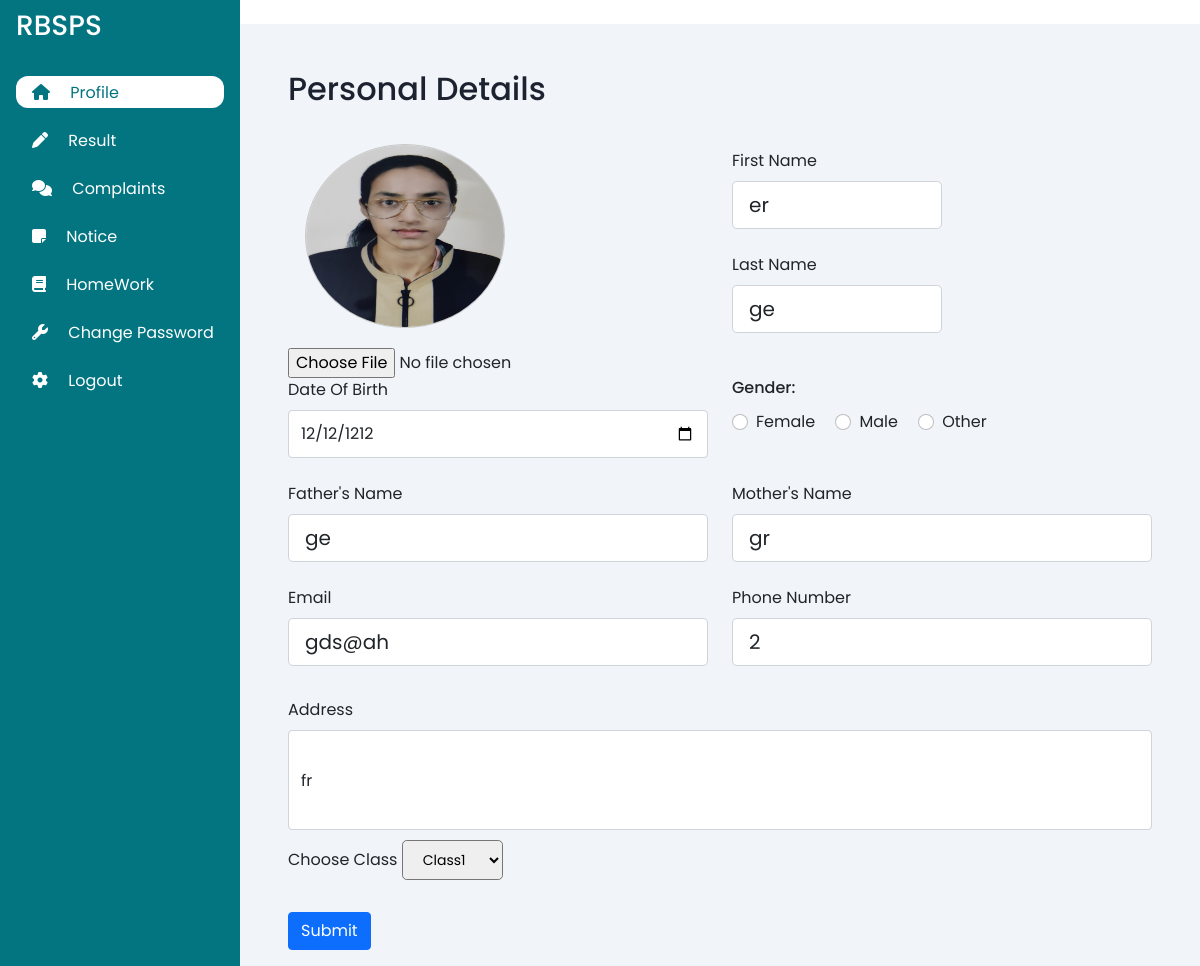
/students/editDetails.php?username=r, run on the app's committed database.
### tables this page shows
CREATE TABLE `student` (
  `sid` int(11) NOT NULL,
  `name` varchar(100) NOT NULL,
  `class` int(2) NOT NULL,
  `ph` int(15) NOT NULL,
  `admno` int(10) NOT NULL,
  `gender` varchar(10) NOT NULL,
  `fname` varchar(100) NOT NULL,
  `mname` varchar(100) NOT NULL,
  `email` varchar(200) NOT NULL,
  `address` text NOT NULL,
  `username` varchar(100) NOT NULL,
  `lastname` varchar(100) NOT NULL,
  `dob` date DEFAULT NULL,
  `pass` varchar(260) NOT NULL,
  `path` varchar(500) NOT NULL
);

### students/editDetails.php (the view, shortened to what this page needs)
<?php
require '../connection.php';
$user = $_GET['username'];
    ?>
<!DOCTYPE html>
<html lang="en">
<head>
    <link rel="stylesheet" href="//cdn.datatables.net/1.11.5/css/jquery.dataTables.min.css">
    <link rel="stylesheet" href="//cdn.datatables.net/1.12.1/css/jquery.dataTables.min.css">
    <link href="https://cdn.jsdelivr.net/npm/bootstrap@5.1.3/dist/css/bootstrap.min.css" rel="stylesheet"
>
    <link rel="stylesheet" href="style.css">
</head>
<?php
$sql = "SELECT * FROM student WHERE username='$user'";
$result = mysqli_query($conn, $sql);
$row = mysqli_fetch_assoc($result)
?>
<body>
    <div class="sidebar">
        <div class="sidebar-header">
            <h3 class="brand">
                <span>RBSPS</span>
            </h3>
        </div>
        <div class="sidebar-menu">
            <ul>
                <li class="active">
                    <a href="#">
                        <i class="fa-sharp fa-solid fa-house"></i>
                        <span>Profile</span>
                    </a>
                </li>
                <li>
                    <a href="viewResult.php">
                        <i class="fa-solid fa-pen"></i>
                        <span>Result</span>
                    </a>
                </li>
                <li>
                    <a href="flagComplain.php">
                        <i class="fa-solid fa-comments"></i>
                        <span>Complaints</span>
                    </a>
                </li>
                <li>
                    <a href="viewNotice.php">
                        <i class="fa fa-sticky-note"></i>
                        <span>Notice</span>
                    </a>
                </li>
                <li>
                    <a href="homework.php">
                        <i class="fa fa-book"></i>
                        <span>HomeWork</span>
                    </a>
                </li>
                <li>
                    <a href="changePassword.php">
                        <i class="fa-solid fa-wrench"></i>
                        <span>Change Password</span>
                    </a>
                </li>
                <li>
                    <a href="logout.php">
                        <i class="fa-solid fa-gear"></i>
                        <span>Logout</span>
                    </a>
                </li>
            </ul>
        </div>
    </div>
    <div class="main-content">
        <main>
            <h2 class="dash-title" style="margin-top: 30px;">Personal Details</h2>
            <form action="editDetails.php?username=<?=$row['username']?>" method="post" enctype="multipart/form-data">
            <div class="row">
                    <div class="col">
                    <img src="<?=$row['path']?>" alt="profile"  style="border: 1px solid #c9c9c9; width: 12.5rem; height: 11.5rem; border-radius: 100%; background: white;  margin: 20px 80px 20px 17px;">
                    <input type="file" name="upload" id="">
                    </div>
                    <div class="col" style="margin-top: 25px; width: 75%">
                        <div class="col-md-6 mb-4">
                            <div class="form-outline">
                                <label class="form-label" for="firstName">First Name</label>
                                <input name="name" value="<?=$row['name']?>" type="text" id="firstName" class="form-control form-control-lg"
                                    style="width:100%" />
                            </div>
                        </div>
                        <div class="col-md-6 mb-4">
                            <div class="form-outline">
                                <label class="form-label" for="lastName">Last Name</label>
                                <input name="lastname" value="<?=$row['lastname']?>" type="text" id="lastName" class="form-control form-control-lg" />
                            </div>
                        </div>
                    </div>
                </div>
                <div class="row">
                    <div class="col-md-6 mb-4 d-flex align-items-center">
                        <div class="form-outline datepicker w-100">
                            <label for="birthdayDate" class="form-label">Date Of Birth</label>
                            <input name="dob" value="<?=$row['dob']?>" type="date" class="form-control " id="birthdayDate"
                                style="height: 48px; font-size: medium;">
                        </div>
                    </div>
                    <div class="col-md-6 mb-4">
                        <h6 class="mb-2 pb-1">Gender: </h6>
                        <div class="form-check form-check-inline">
                            <input class="form-check-input" type="radio" name="inlineRadioOptions" id="femaleGender"
                                value="female"/>
                            <label class="form-check-label" for="femaleGender">Female</label>
                        </div>
                        <div class="form-check form-check-inline">
                            <input class="form-check-input" type="radio" name="inlineRadioOptions" id="maleGender"
                                value="male" />
                            <label class="form-check-label" for="maleGender">Male</label>
                        </div>
                        <div class="form-check form-check-inline">
                            <input class="form-check-input" type="radio" name="inlineRadioOptions" id="otherGender"
                                value="other" />
                            <label class="form-check-label" for="otherGender">Other</label>
                        </div>
                    </div>
                </div>
                <div class="row">
                    <div class="col-md-6 mb-4">
                        <div class="form-outline">
                            <label class="form-label" for="father_name">Father's Name</label>
                            <input name="fname" value="<?=$row['fname']?>" type="text" id="father_name" class="form-control form-control-lg"
                                style="width:100%" />
                        </div>
                    </div>
                    <div class="col-md-6 mb-4">
                        <div class="form-outline">
                            <label class="form-label" for="mother_name">Mother's Name</label>
                            <input name="mname" value="<?=$row['mname']?>" type="text" id="mother_name" class="form-control form-control-lg" />
                        </div>
                    </div>
                </div>
                <div class="row">
                    <div class="col-md-6 mb-4 pb-2">
                        <div class="form-outline">
                            <label class="form-label" for="emailAddress">Email</label>
                            <input name="email" value="<?=$row['email']?>" type="email" id="emailAddress" class="form-control form-control-lg" />
                        </div>
                    </div>
                    <div class="col-md-6 mb-4 pb-2">
                        <div class="form-outline">
                            <label class="form-label" for="phoneNumber">Phone Number</label>
                            <input name="ph" value="<?=$row['ph']?>" type="tel" id="phoneNumber" class="form-control form-control-lg" />
                        </div>
                    </div>
                </div>
                <div class="row">
                    <div style="margin-bottom:10px">
                        <label class="form-label" for="address">Address</label>
                        <input type="text" name="address" value="<?=$row['address']?>" class="form-control" placeholder="" id="address" style="height:100px;"></textarea>
                    </div>
                    <div class="col-12">
                        <label class="form-label select-label">Choose Class</label>
                        <select name="class" class="select form-control-lg " style="font-size: 14px;">
                            <option value="1">Class1</option>
                        </select><br>
                    </div>
                </div>
                <div class="mt-4 pt-2">
                    <input class="btn btn-primary" type="submit" value="Submit" />
                </div>
            </form>
        </main>
    </div>
</body>
</html>

### students/style.css (style rules this page uses)
:root { --main-color: #027581; --color-dark: #1d2231; --text-grey: #8390A2; }
* { font-family: 'Poppins',sans-serif; margin: 0; padding: 0; text-decoration: none; list-style-type: none; box-sizing: border-box; }
.sidebar { height: 100%; width: 240px; position: fixed; left:0; top: 0; z-index: 100; background: var(--main-color ); color:#fff; overflow-y: auto; transition: width 500ms; }
.sidebar-header { display: flex; justify-content: space-between; align-items: center; height: 60px; padding: 0rem 1rem; }
.sidebar-menu { padding: 1rem; }
.sidebar li { margin-bottom: 1rem; }
.sidebar a { color: #fff; font-size: 1rem; text-decoration: none; }
.active { background-color:#fff; border-radius: 12px; }
.active a { color:#027581; }
.sidebar a i:first-child { padding: 0.5rem 1rem; }
.main-content { position: relative; margin-left: 240px; transition: margin-left 500ms; }
main { margin-top: 0; background: #f1f5f9; min-height: 90vh; padding: 1rem 3rem; }
.dash-title { color: var(--color-dark); margin-bottom: 1rem; }

### students/editDetails.php (style rules this page uses)
.sidebar ul { padding-left: 0; }
.sidebar a { text-decoration: none; }

### data on the page
student: path (picture), name "er", lastname "ge", dob "12/12/1212", fname "ge", mname "gr", email "gds@ah", ph "2", address "fr"
